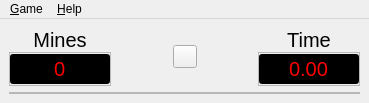
<?xml version="1.0" encoding="UTF-8"?>
<ui version="4.0">
 <class>MainWindow</class>
 <widget class="QMainWindow" name="MainWindow">
  <property name="geometry">
   <rect>
    <x>0</x>
    <y>0</y>
    <width>369</width>
    <height>100</height>
   </rect>
  </property>
  <property name="windowTitle">
   <string>Mine Sweeper</string>
  </property>
  <widget class="QWidget" name="centralwidget">
   <layout class="QVBoxLayout" name="mainLayout" stretch="1,100">
    <item>
     <layout class="QHBoxLayout" name="toolLayout" stretch="2,100,1,100,2">
      <item>
       <layout class="QVBoxLayout" name="mineCountLayout" stretch="0,2">
        <property name="spacing">
         <number>0</number>
        </property>
        <item>
         <widget class="QLabel" name="mineLabel">
          <property name="sizePolicy">
           <sizepolicy hsizetype="Preferred" vsizetype="Fixed">
            <horstretch>0</horstretch>
            <verstretch>0</verstretch>
           </sizepolicy>
          </property>
          <property name="font">
           <font>
            <pointsize>15</pointsize>
           </font>
          </property>
          <property name="text">
           <string>Mines</string>
          </property>
          <property name="alignment">
           <set>Qt::AlignCenter</set>
          </property>
         </widget>
        </item>
        <item>
         <widget class="QFrame" name="mineFrame">
          <property name="sizePolicy">
           <sizepolicy hsizetype="Preferred" vsizetype="Fixed">
            <horstretch>0</horstretch>
            <verstretch>0</verstretch>
           </sizepolicy>
          </property>
          <property name="frameShape">
           <enum>QFrame::StyledPanel</enum>
          </property>
          <property name="frameShadow">
           <enum>QFrame::Sunken</enum>
          </property>
          <layout class="QHBoxLayout" name="mineFrameLayout">
           <property name="leftMargin">
            <number>0</number>
           </property>
           <property name="topMargin">
            <number>0</number>
           </property>
           <property name="rightMargin">
            <number>0</number>
           </property>
           <property name="bottomMargin">
            <number>0</number>
           </property>
           <item>
            <widget class="QSpinBox" name="mineNum">
             <property name="minimumSize">
              <size>
               <width>100</width>
               <height>0</height>
              </size>
             </property>
             <property name="maximumSize">
              <size>
               <width>100</width>
               <height>16777215</height>
              </size>
             </property>
             <property name="font">
              <font>
               <pointsize>15</pointsize>
              </font>
             </property>
             <property name="styleSheet">
              <string notr="true">color: rgb(255, 0, 0);
background-color: rgb(0, 0, 0);</string>
             </property>
             <property name="alignment">
              <set>Qt::AlignCenter</set>
             </property>
             <property name="readOnly">
              <bool>true</bool>
             </property>
             <property name="buttonSymbols">
              <enum>QAbstractSpinBox::NoButtons</enum>
             </property>
             <property name="maximum">
              <number>999</number>
             </property>
            </widget>
           </item>
          </layout>
         </widget>
        </item>
       </layout>
      </item>
      <item>
       <spacer name="horizontalSpacer">
        <property name="orientation">
         <enum>Qt::Horizontal</enum>
        </property>
        <property name="sizeHint" stdset="0">
         <size>
          <width>40</width>
          <height>20</height>
         </size>
        </property>
       </spacer>
      </item>
      <item>
       <widget class="QToolButton" name="buttonRestart">
        <property name="text">
         <string/>
        </property>
       </widget>
      </item>
      <item>
       <spacer name="horizontalSpacer_2">
        <property name="orientation">
         <enum>Qt::Horizontal</enum>
        </property>
        <property name="sizeHint" stdset="0">
         <size>
          <width>40</width>
          <height>20</height>
         </size>
        </property>
       </spacer>
      </item>
      <item>
       <layout class="QVBoxLayout" name="timeLayout" stretch="0,2">
        <property name="spacing">
         <number>0</number>
        </property>
        <item>
         <widget class="QLabel" name="timeLabel">
          <property name="sizePolicy">
           <sizepolicy hsizetype="Preferred" vsizetype="Fixed">
            <horstretch>0</horstretch>
            <verstretch>0</verstretch>
           </sizepolicy>
          </property>
          <property name="font">
           <font>
            <pointsize>15</pointsize>
           </font>
          </property>
          <property name="text">
           <string>Time</string>
          </property>
          <property name="alignment">
           <set>Qt::AlignCenter</set>
          </property>
         </widget>
        </item>
        <item>
         <widget class="QFrame" name="timeFrame">
          <property name="sizePolicy">
           <sizepolicy hsizetype="Preferred" vsizetype="Fixed">
            <horstretch>0</horstretch>
            <verstretch>0</verstretch>
           </sizepolicy>
          </property>
          <property name="frameShape">
           <enum>QFrame::StyledPanel</enum>
          </property>
          <property name="frameShadow">
           <enum>QFrame::Sunken</enum>
          </property>
          <layout class="QHBoxLayout" name="timeFrameLayout">
           <property name="leftMargin">
            <number>0</number>
           </property>
           <property name="topMargin">
            <number>0</number>
           </property>
           <property name="rightMargin">
            <number>0</number>
           </property>
           <property name="bottomMargin">
            <number>0</number>
           </property>
           <item>
            <widget class="QDoubleSpinBox" name="timeNum">
             <property name="minimumSize">
              <size>
               <width>100</width>
               <height>0</height>
              </size>
             </property>
             <property name="maximumSize">
              <size>
               <width>100</width>
               <height>16777215</height>
              </size>
             </property>
             <property name="font">
              <font>
               <pointsize>15</pointsize>
              </font>
             </property>
             <property name="styleSheet">
              <string notr="true">color: rgb(255, 0, 0);
background-color: rgb(0, 0, 0);</string>
             </property>
             <property name="alignment">
              <set>Qt::AlignCenter</set>
             </property>
             <property name="readOnly">
              <bool>true</bool>
             </property>
             <property name="buttonSymbols">
              <enum>QAbstractSpinBox::NoButtons</enum>
             </property>
             <property name="decimals">
              <number>2</number>
             </property>
             <property name="maximum">
              <double>9999.000000000000000</double>
             </property>
            </widget>
           </item>
          </layout>
         </widget>
        </item>
       </layout>
      </item>
     </layout>
    </item>
    <item>
     <widget class="QFrame" name="frame">
      <property name="sizePolicy">
       <sizepolicy hsizetype="Expanding" vsizetype="Expanding">
        <horstretch>0</horstretch>
        <verstretch>0</verstretch>
       </sizepolicy>
      </property>
      <property name="frameShape">
       <enum>QFrame::StyledPanel</enum>
      </property>
      <property name="frameShadow">
       <enum>QFrame::Sunken</enum>
      </property>
      <layout class="QHBoxLayout" name="frameLayout">
       <property name="leftMargin">
        <number>0</number>
       </property>
       <property name="topMargin">
        <number>0</number>
       </property>
       <property name="rightMargin">
        <number>0</number>
       </property>
       <property name="bottomMargin">
        <number>0</number>
       </property>
       <item>
        <widget class="MineField" name="mineField" native="true">
         <property name="sizePolicy">
          <sizepolicy hsizetype="Expanding" vsizetype="Expanding">
           <horstretch>0</horstretch>
           <verstretch>0</verstretch>
          </sizepolicy>
         </property>
        </widget>
       </item>
      </layout>
     </widget>
    </item>
   </layout>
  </widget>
  <widget class="QMenuBar" name="menubar">
   <property name="geometry">
    <rect>
     <x>0</x>
     <y>0</y>
     <width>369</width>
     <height>23</height>
    </rect>
   </property>
   <widget class="QMenu" name="menuGame">
    <property name="title">
     <string>&amp;Game</string>
    </property>
    <addaction name="actionRestart"/>
    <addaction name="actionRank"/>
    <addaction name="separator"/>
    <addaction name="actionSimple"/>
    <addaction name="actionNormal"/>
    <addaction name="actionHard"/>
    <addaction name="actionCustom"/>
    <addaction name="separator"/>
    <addaction name="actionQuit"/>
   </widget>
   <widget class="QMenu" name="menuHelp">
    <property name="title">
     <string>&amp;Help</string>
    </property>
    <addaction name="actionHelp"/>
    <addaction name="actionAbout"/>
   </widget>
   <addaction name="menuGame"/>
   <addaction name="menuHelp"/>
  </widget>
  <action name="actionHelp">
   <property name="text">
    <string>&amp;Help</string>
   </property>
  </action>
  <action name="actionAbout">
   <property name="text">
    <string>&amp;About...</string>
   </property>
   <property name="shortcut">
    <string>F4</string>
   </property>
  </action>
  <action name="actionRestart">
   <property name="text">
    <string>&amp;Restart Game</string>
   </property>
   <property name="shortcut">
    <string>F2</string>
   </property>
  </action>
  <action name="actionSimple">
   <property name="text">
    <string>&amp;Simple Game</string>
   </property>
   <property name="shortcut">
    <string>F5</string>
   </property>
  </action>
  <action name="actionNormal">
   <property name="text">
    <string>&amp;Normal Game</string>
   </property>
   <property name="shortcut">
    <string>F6</string>
   </property>
  </action>
  <action name="actionHard">
   <property name="text">
    <string>&amp;Hard Game</string>
   </property>
   <property name="shortcut">
    <string>F7</string>
   </property>
  </action>
  <action name="actionCustom">
   <property name="text">
    <string>&amp;Custom Game</string>
   </property>
   <property name="shortcut">
    <string>F8</string>
   </property>
  </action>
  <action name="actionRank">
   <property name="text">
    <string>&amp;Ranking List</string>
   </property>
   <property name="shortcut">
    <string>F3</string>
   </property>
  </action>
  <action name="actionQuit">
   <property name="text">
    <string>&amp;Quit</string>
   </property>
  </action>
 </widget>
 <customwidgets>
  <customwidget>
   <class>MineField</class>
   <extends>QWidget</extends>
   <header location="global">MineField.h</header>
   <container>1</container>
  </customwidget>
 </customwidgets>
 <resources/>
 <connections/>
</ui>
